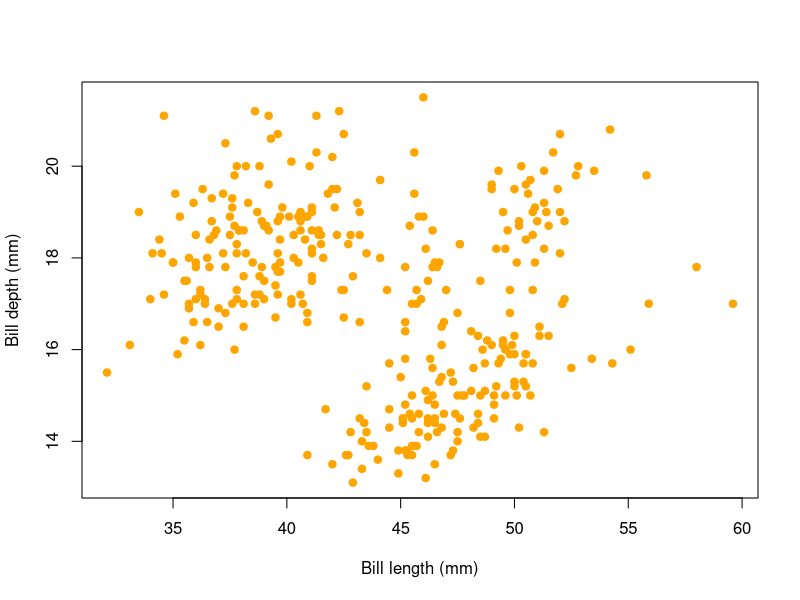
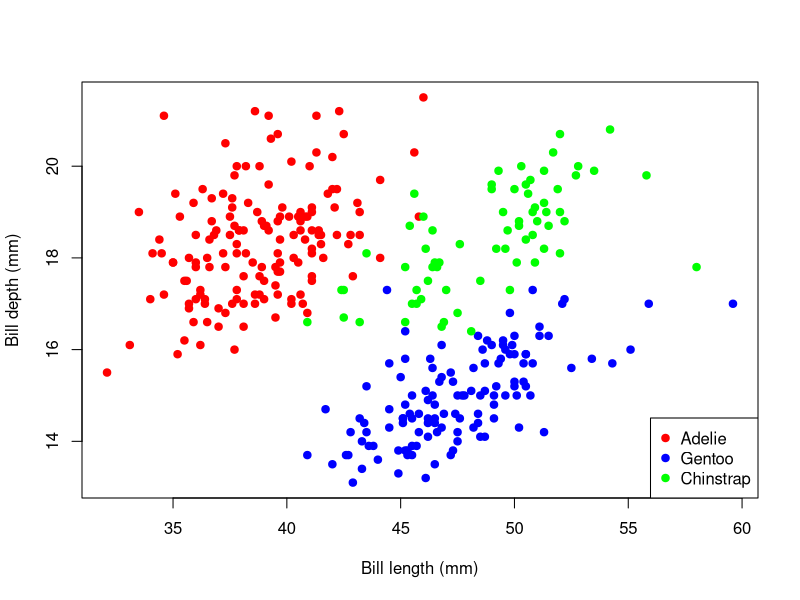
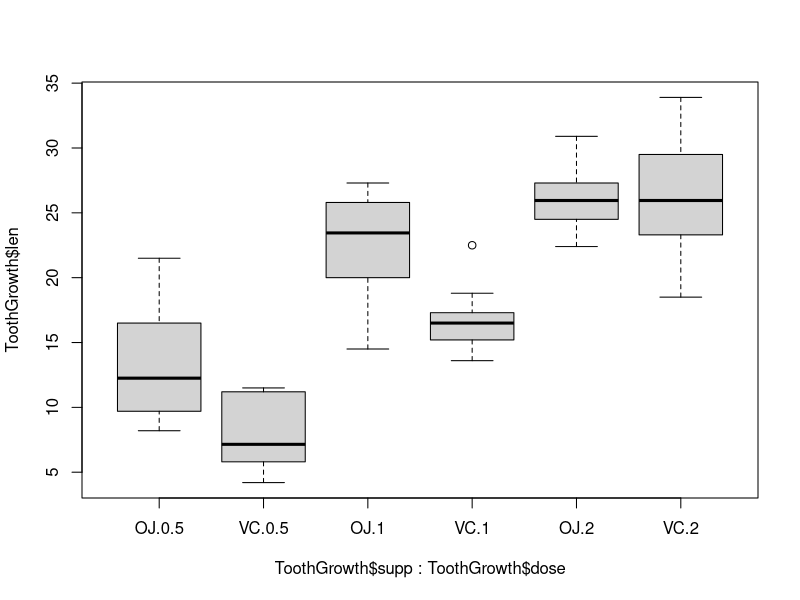
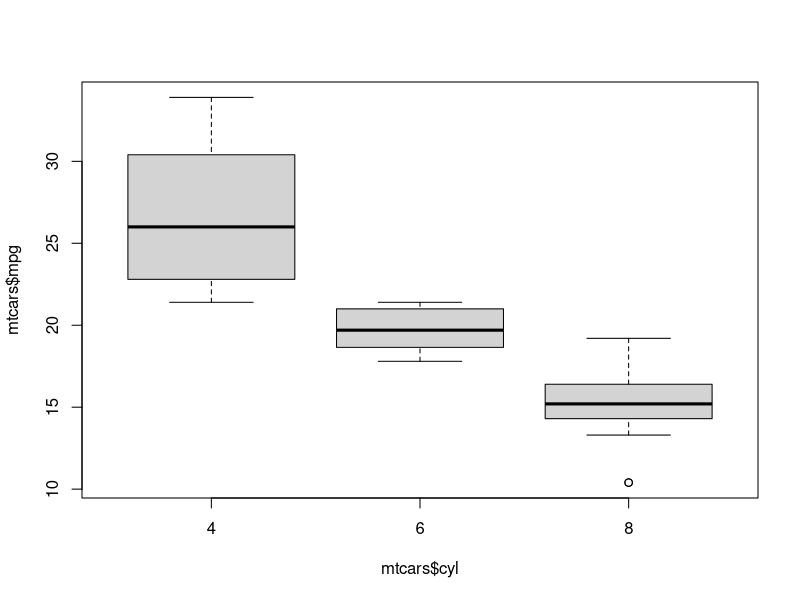
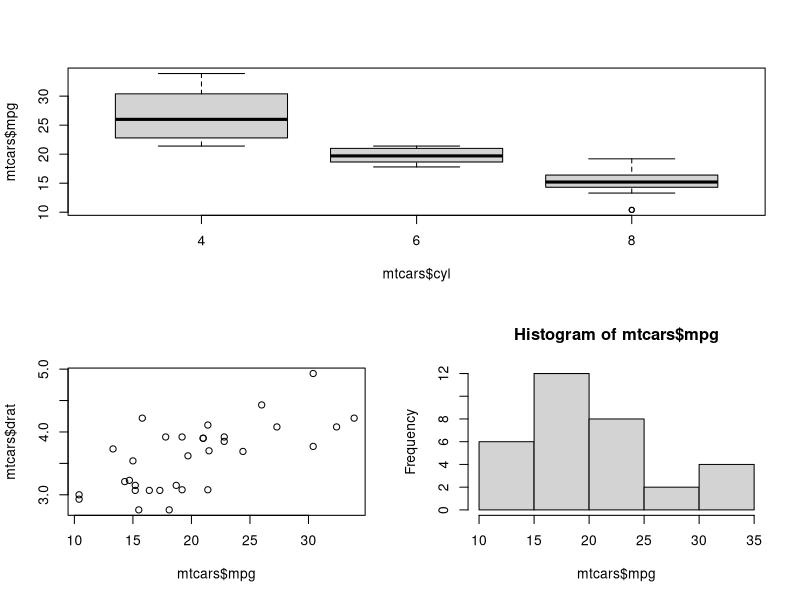

Here is the R script that generated these plots, in order:
## ---- chunk 1
library(palmerpenguins)
plot(
    penguins$bill_length_mm,
    penguins$bill_depth_mm,
    xlab="Bill length (mm)",
    ylab="Bill depth (mm)",
    pch=19,
    col="orange"
)
## ---- chunk 2
plot(
    penguins$bill_length_mm,
    penguins$bill_depth_mm,
    xlab="Bill length (mm)",
    ylab="Bill depth (mm)",
    type="n"
)
with(
    subset(penguins, species=="Adelie"),
    points(bill_length_mm, bill_depth_mm, col="red", pch=19)
)
with(
    subset(penguins, species=="Gentoo"),
    points(bill_length_mm, bill_depth_mm, col="blue", pch=19)
)
with(
    subset(penguins, species=="Chinstrap"),
    points(bill_length_mm, bill_depth_mm, col="green", pch=19)
)
legend(
    "bottomright",
    pch=19,
    col=c("red", "blue", "green"),
    legend=c("Adelie", "Gentoo", "Chinstrap")
)
## ---- chunk 3
boxplot(ToothGrowth$len ~ ToothGrowth$supp + ToothGrowth$dose)
## ---- chunk 4
boxplot(mtcars$mpg ~ mtcars$cyl)
## ---- chunk 5
#| fig-width: 7
#| fig-height: 9
layout(matrix(c(1, 1, 2, 3), nrow=2, byrow=TRUE))
boxplot(mtcars$mpg ~ mtcars$cyl)
plot(mtcars$mpg, mtcars$drat)
hist(mtcars$mpg)
